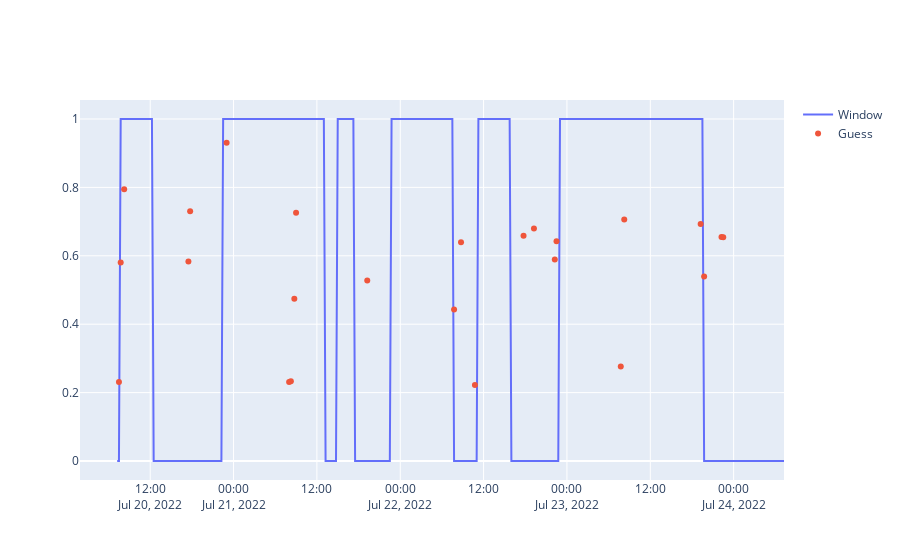

Source (notebook cell):
### Code cell
w1 = Window_Detect2(a01)
w1.analyze_window_change(make_sin_smooth)

# w1.plot_zscore()
w1.plot_guesses()
# w1.plot_analysis_and_distributions()

### Figure 1 — Plotly figure (JSON) as saved in the notebook; plotly's stock layout.template omitted (floating-point values rounded to 4 significant figures; data arrays with more than 128 entries replaced by an {"elided": "..."} marker saying what was removed)
{"data": [{"mode": "lines", "name": "Window", "type": "scatter", "x": {"elided": "385 str values"}, "y": {"elided": "385 int values"}}, {"mode": "markers", "name": "Guess", "type": "scatter", "x": ["2022-07-20T07:30:00", "2022-07-20T07:45:00", "2022-07-20T08:15:00", "2022-07-20T17:30:00", "2022-07-20T17:45:00", "2022-07-20T23:00:00", "2022-07-21T08:00:00", "2022-07-21T08:15:00", "2022-07-21T08:45:00", "2022-07-21T09:00:00", "2022-07-21T19:15:00", "2022-07-22T07:45:00", "2022-07-22T08:45:00", "2022-07-22T10:45:00", "2022-07-22T17:45:00", "2022-07-22T19:15:00", "2022-07-22T22:15:00", "2022-07-22T22:30:00", "2022-07-23T07:45:00", "2022-07-23T08:15:00", "2022-07-23T19:15:00", "2022-07-23T19:45:00", "2022-07-23T22:15:00", "2022-07-23T22:30:00"], "y": [0.2311, 0.5807, 0.7946, 0.5833, 0.7302, 0.9303, 0.2311, 0.2329, 0.4742, 0.7257, 0.528, 0.4426, 0.6397, 0.222, 0.6586, 0.6795, 0.5893, 0.6423, 0.2763, 0.7063, 0.6933, 0.5394, 0.6552, 0.6542]}], "layout": {}}
